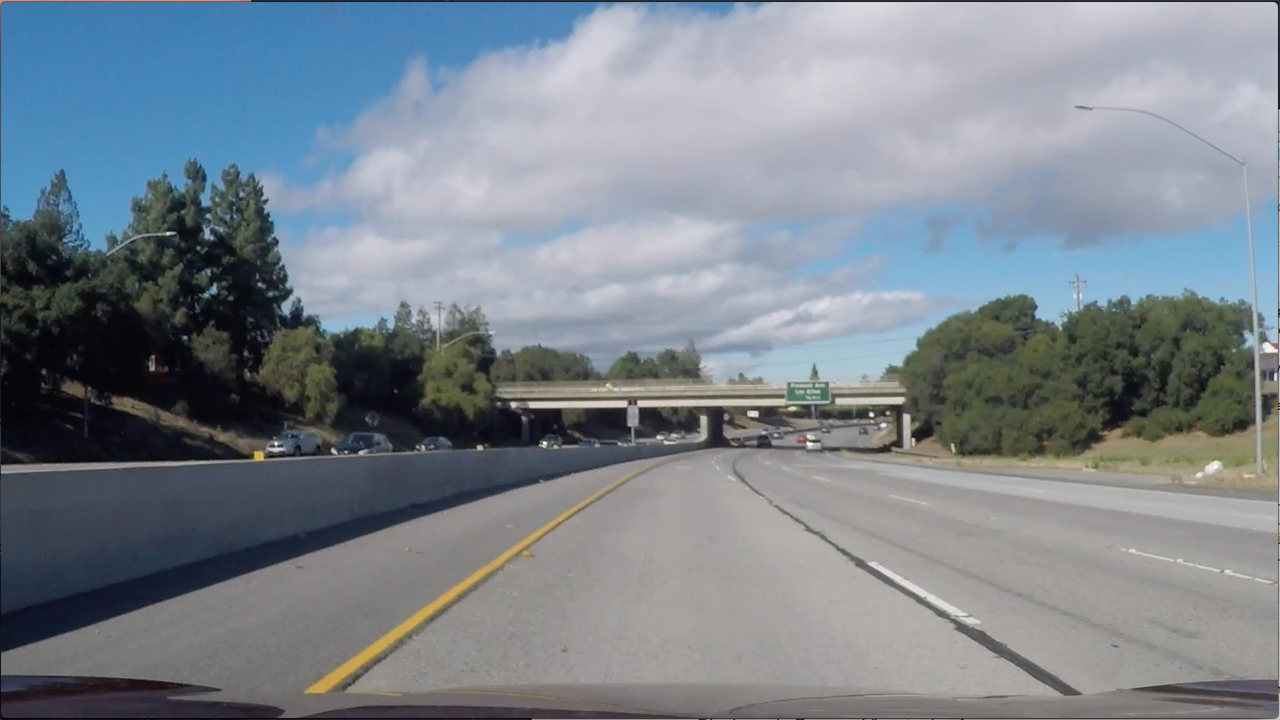
#> input picture test_images/challenge_1.jpg, 1280 x 720 px
$ python -i ImageProcessor.py   (imports and definitions only)   (older library calls are emulated)
#> lines starting #> are read from the running program, lines starting #| are printed output that depends on the picture
import numpy as np
import cv2
import pickle
import kalman as Kalman
import math

class ImageProcessor:
    def __init__(self, camera = None, use_smoothing = True):
        self.camera = camera
        self.use_smoothing = use_smoothing

        self.mtx = None
        self.dist = None
        self.__load_camera(camera)

    # [323 lines left out: functions process_image, draw_processing_inlay, draw_road_info, draw_lane_poly, calc_center_offset, warp_image and 6 more, not called in this run]

    # Define a function that takes an image, gradient orientation,
    # and threshold min / max values.
    def abs_sobel_thresh(self,img, orient='x', sobel_kernel=3, thresh=(0, 255)):
        # Convert to grayscale
#> called with orient = 'x', sobel_kernel = 3, thresh = (0, 255)
        gray = cv2.cvtColor(img, cv2.COLOR_RGB2GRAY)
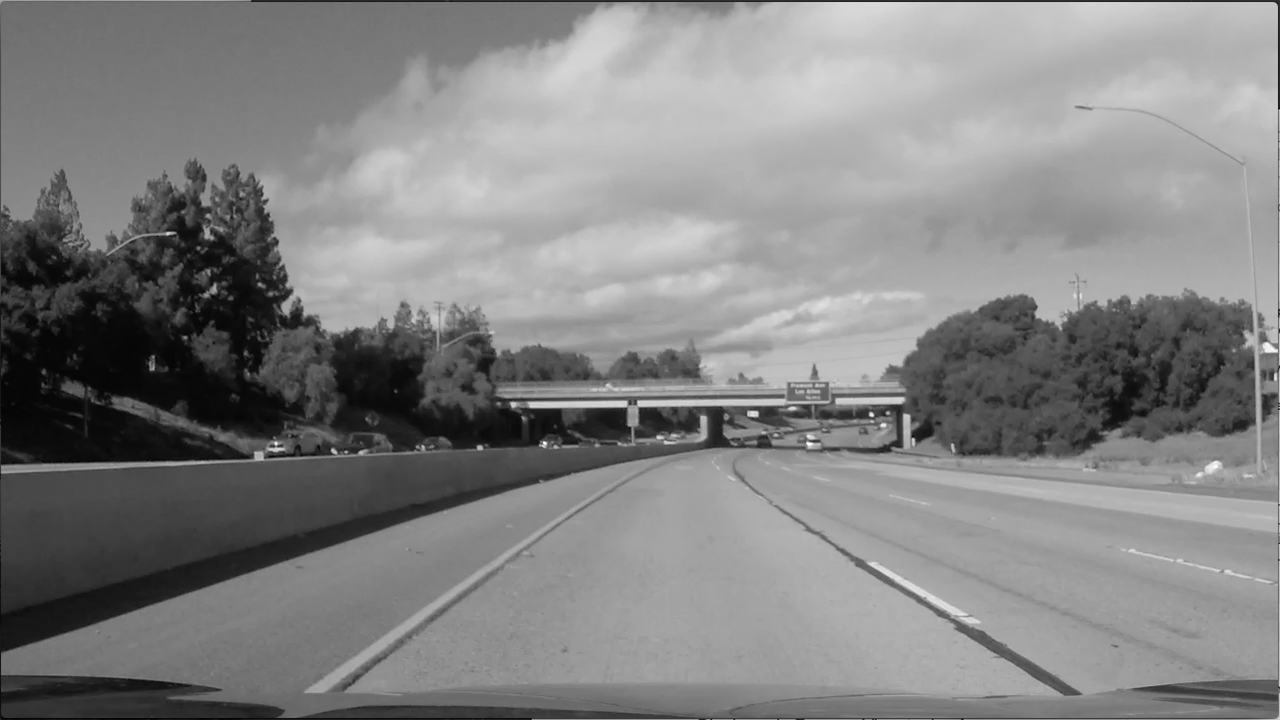
#> gray: shape (720, 1280); min 2, max 254, mean 130.8
        # Apply x or y gradient with the OpenCV Sobel() function
        # and take the absolute value
        if orient == 'x':
            abs_sobel = np.absolute(cv2.Sobel(gray, cv2.CV_64F, 1, 0, ksize=sobel_kernel))
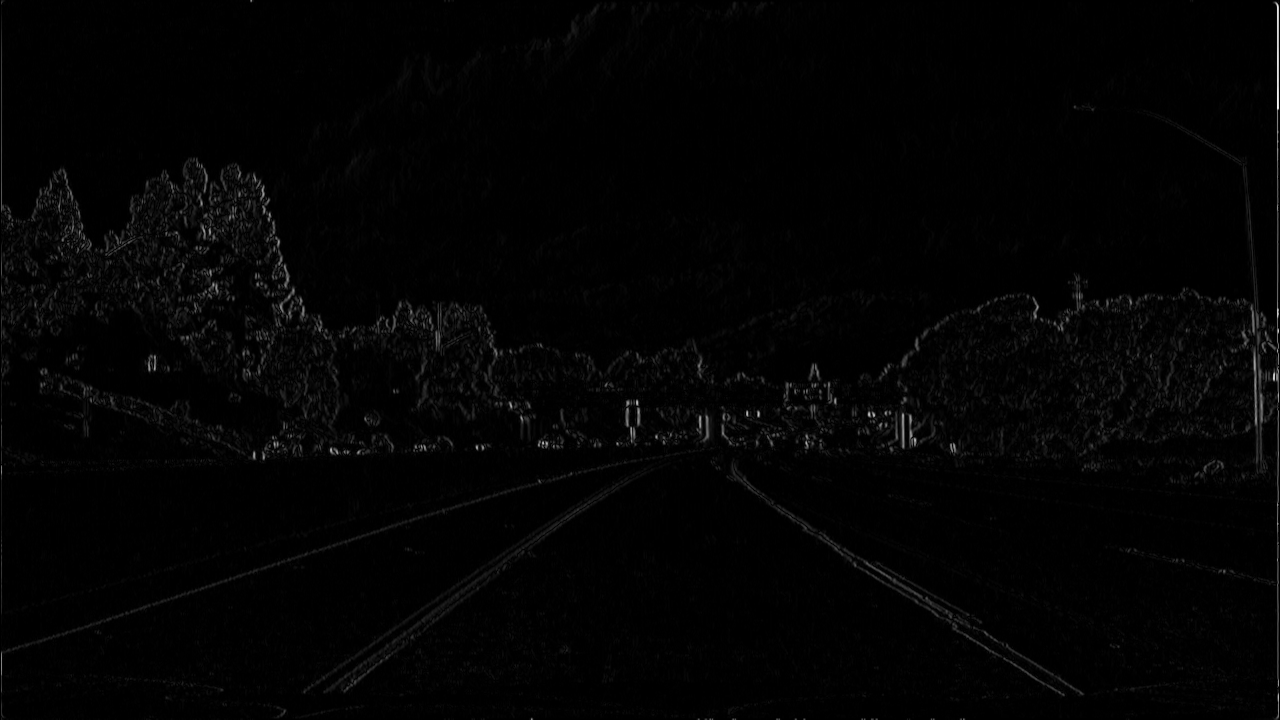
#> abs_sobel: shape (720, 1280) float64; min 0, max 721, mean 10.2; drawn with min black and max white
        if orient == 'y':
            abs_sobel = np.absolute(cv2.Sobel(gray, cv2.CV_64F, 0, 1, ksize=sobel_kernel))
        # Rescale back to 8 bit integer
        scaled_sobel = np.uint8(255*abs_sobel/np.max(abs_sobel))
        # Create a copy and apply the threshold
        binary_output = np.zeros_like(scaled_sobel)
        # Here I'm using inclusive (>=, <=) thresholds, but exclusive is ok too
        binary_output[(scaled_sobel >= thresh[0]) & (scaled_sobel <= thresh[1])] = 1

        # Return the result
        return binary_output

    # Define a function to return the magnitude of the gradient
    # for a given sobel kernel size and threshold values
    # [49 lines left out: functions mag_thresh, dir_threshold, get_transform_parameters, not called in this run]

    def __load_camera(self,image):
        if(self.camera):
            self.mtx,self.dist = self.read_camera_data(self.camera)
            return image

    # [4 lines left out: function __apply_camera, not called in this run]

>>> import cv2
>>> picture = cv2.cvtColor(cv2.imread('../test_images/challenge_1.jpg'), cv2.COLOR_BGR2RGB)
>>> result = ImageProcessor().abs_sobel_thresh(picture)
#> result: shape (720, 1280); every value is 1

$ run again, on test_images/signs_vehicles_xygrad.jpg
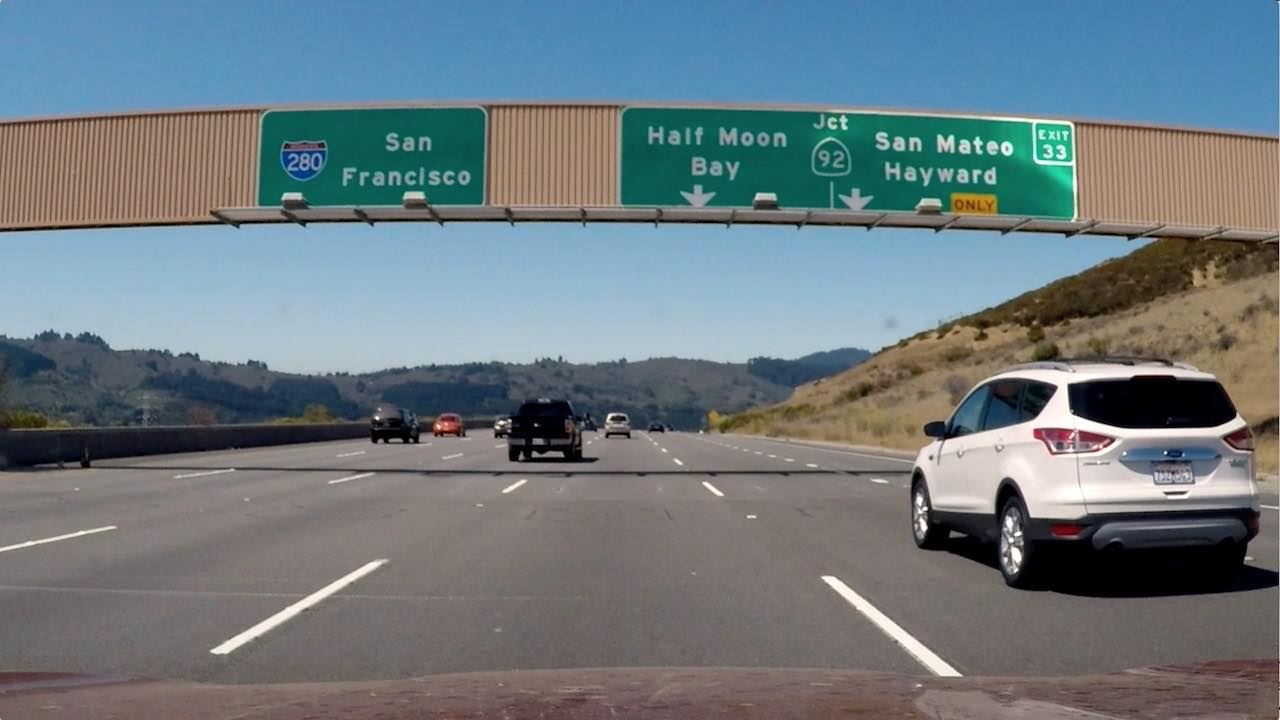
#> input picture test_images/signs_vehicles_xygrad.jpg, 1280 x 720 px
#> in abs_sobel_thresh, `gray = cv2.cvtColor(img, cv2.COLOR_RGB2GRAY)`:
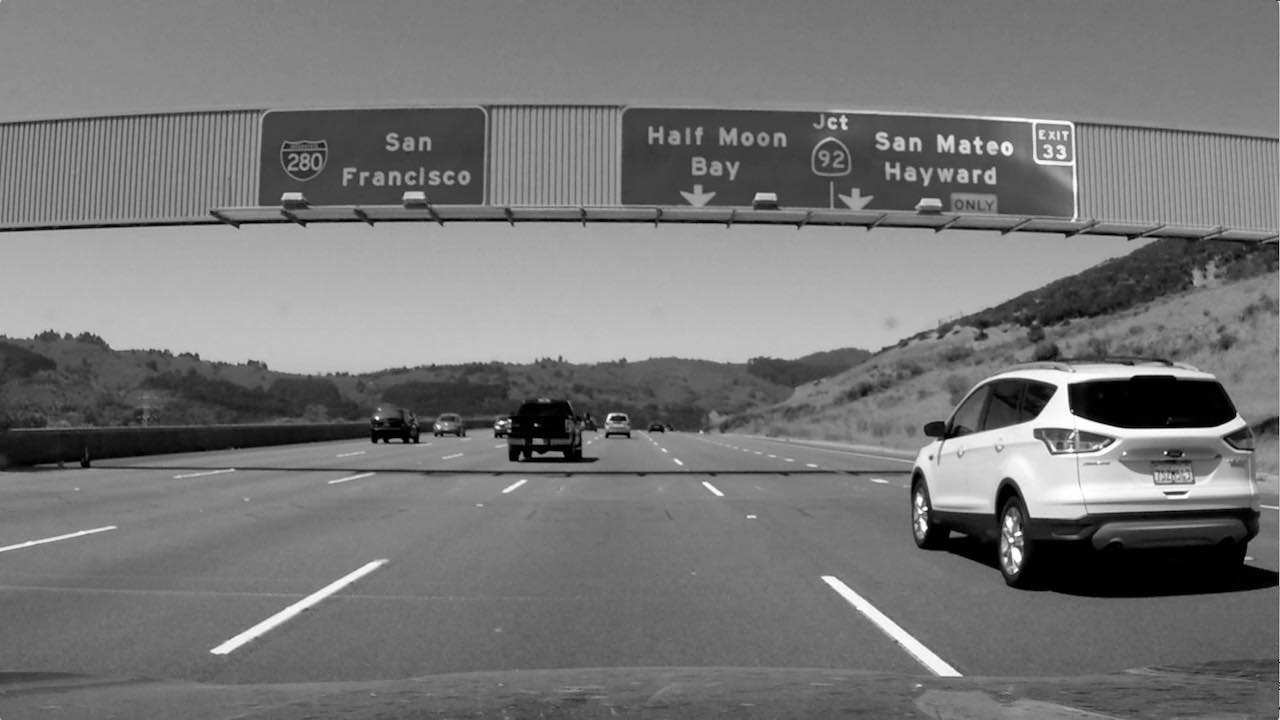
#> gray: shape (720, 1280); min 0, max 255, mean 118.6
#> in abs_sobel_thresh, `abs_sobel = np.absolute(cv2.Sobel(gray, cv2.CV_64F, 1, 0, ksize=sobel_..`:
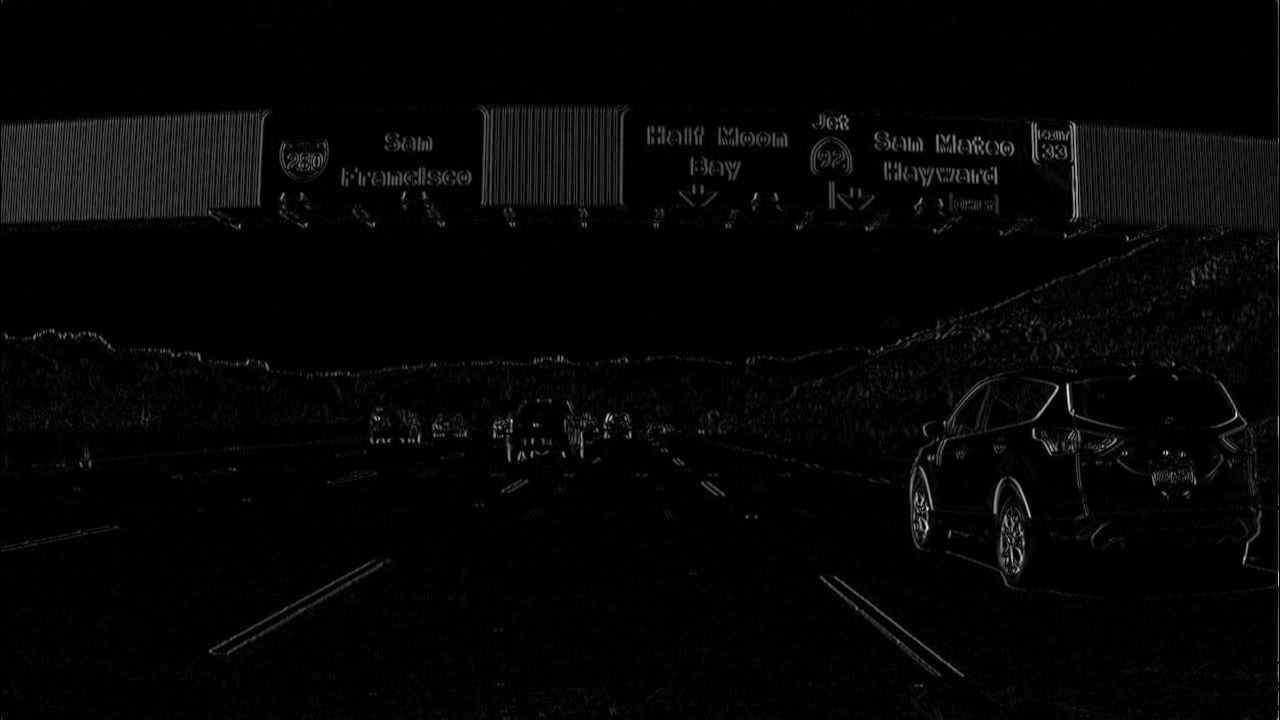
#> abs_sobel: shape (720, 1280) float64; min 0, max 814, mean 18.6; drawn with min black and max white
#> result: shape (720, 1280); every value is 1
